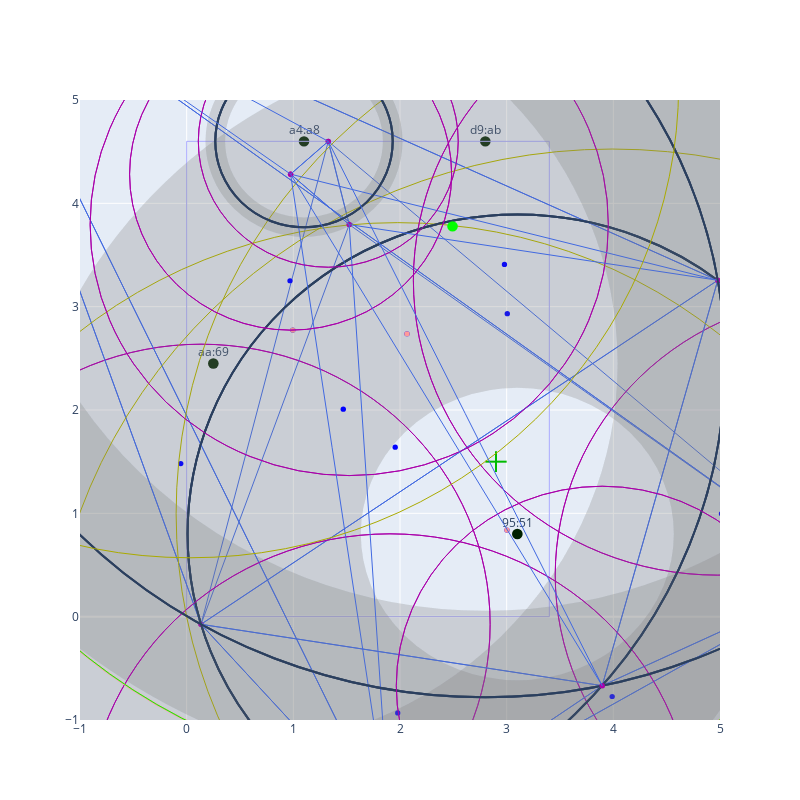

This figure's notebook cell:
### Code cell
%run trilateration_sandbox

### Figure 1 — Plotly figure (JSON) as saved in the notebook; plotly's stock layout.template omitted (floating-point values rounded to 4 significant figures)
{"data": [{"mode": "text", "text": ["aa:69", "a4:a8", "d9:ab", "95:51"], "type": "scatter", "x": [0.25, 1.1, 2.8, 3.1], "y": [2.55, 4.7, 4.7, 0.9]}], "layout": {"height": 800, "shapes": [{"fillcolor": "#002200", "line": {"width": 0}, "type": "circle", "x0": 0.2, "x1": 0.3, "xref": "x", "y0": 2.4, "y1": 2.5, "yref": "y"}, {"fillcolor": "#002200", "line": {"width": 0}, "type": "circle", "x0": 1.05, "x1": 1.15, "xref": "x", "y0": 4.55, "y1": 4.65, "yref": "y"}, {"fillcolor": "#002200", "line": {"width": 0}, "type": "circle", "x0": 2.75, "x1": 2.85, "xref": "x", "y0": 4.55, "y1": 4.65, "yref": "y"}, {"fillcolor": "#002200", "line": {"width": 0}, "type": "circle", "x0": 3.05, "x1": 3.15, "xref": "x", "y0": 0.75, "y1": 0.85, "yref": "y"}, {"line": {"color": "#AAAAFF", "width": 1}, "type": "rect", "x0": 0, "x1": 3.4, "xref": "x", "y0": 0, "y1": 4.6, "yref": "y"}, {"line": {"color": "#00BB00", "width": 2}, "type": "line", "x0": 2.8, "x1": 3, "y0": 1.5, "y1": 1.5}, {"line": {"color": "#00BB00", "width": 2}, "type": "line", "x0": 2.9, "x1": 2.9, "y0": 1.4, "y1": 1.6}, {"line": {"color": "rgba(127, 127, 127, 0.1)", "width": 19.54}, "type": "circle", "x0": 0.2682, "x1": 1.932, "xref": "x", "y0": 3.768, "y1": 5.432, "yref": "y"}, {"line": {"width": 2}, "type": "circle", "x0": 0.2682, "x1": 1.932, "xref": "x", "y0": 3.768, "y1": 5.432, "yref": "y"}, {"line": {"color": "rgba(127, 127, 127, 0.1)", "width": 173.0}, "type": "circle", "x0": -2.581, "x1": 8.181, "xref": "x", "y0": -0.7806, "y1": 9.981, "yref": "y"}, {"line": {"width": 2}, "type": "circle", "x0": -2.581, "x1": 8.181, "xref": "x", "y0": -0.7806, "y1": 9.981, "yref": "y"}, {"line": {"color": "rgba(127, 127, 127, 0.1)", "width": 346.5}, "type": "circle", "x0": 0.008339, "x1": 6.192, "xref": "x", "y0": -2.292, "y1": 3.892, "yref": "y"}, {"line": {"width": 2}, "type": "circle", "x0": 0.008339, "x1": 6.192, "xref": "x", "y0": -2.292, "y1": 3.892, "yref": "y"}, {"fillcolor": "#AA00AA", "line": {"width": 0}, "type": "circle", "x0": 1.303, "x1": 1.353, "xref": "x", "y0": 4.575, "y1": 4.625, "yref": "y"}, {"line": {"color": "#AA00AA", "width": 1}, "type": "circle", "x0": 0.1092, "x1": 2.546, "xref": "x", "y0": 3.382, "y1": 5.818, "yref": "y"}, {"fillcolor": "#AA00AA", "line": {"width": 0}, "type": "circle", "x0": 6.141, "x1": 6.191, "xref": "x", "y0": 0.3773, "y1": 0.4273, "yref": "y"}, {"line": {"color": "#AA00AA", "width": 1}, "type": "circle", "x0": 3.455, "x1": 8.877, "xref": "x", "y0": -2.308, "y1": 3.113, "yref": "y"}, {"fillcolor": "#AA00AA", "line": {"width": 0}, "type": "circle", "x0": 0.1094, "x1": 0.1594, "xref": "x", "y0": -0.09891, "y1": -0.04891, "yref": "y"}, {"line": {"color": "#AA00AA", "width": 1}, "type": "circle", "x0": -2.576, "x1": 2.845, "xref": "x", "y0": -2.785, "y1": 2.637, "yref": "y"}, {"fillcolor": "#AA00AA", "line": {"width": 0}, "type": "circle", "x0": 1.499, "x1": 1.549, "xref": "x", "y0": 3.769, "y1": 3.819, "yref": "y"}, {"line": {"color": "#AA00AA", "width": 1}, "type": "circle", "x0": -0.9052, "x1": 3.953, "xref": "x", "y0": 1.365, "y1": 6.224, "yref": "y"}, {"line": {"color": "RoyalBlue", "width": 1}, "type": "line", "x0": 1.328, "x1": 6.166, "y0": 4.6, "y1": 0.4023}, {"line": {"color": "RoyalBlue", "width": 1}, "type": "line", "x0": 6.166, "x1": 1.524, "y0": 0.4023, "y1": 3.794}, {"line": {"color": "RoyalBlue", "width": 1}, "type": "line", "x0": 1.524, "x1": 1.328, "y0": 3.794, "y1": 4.6}, {"line": {"color": "#AAAA00", "width": 1}, "type": "circle", "x0": -3.753, "x1": 9.765, "xref": "x", "y0": -3.827, "y1": 9.691, "yref": "y"}, {"fillcolor": "#0000FF", "line": {"width": 0}, "type": "circle", "x0": 2.981, "x1": 3.031, "xref": "x", "y0": 2.907, "y1": 2.957, "yref": "y"}, {"line": {"color": "RoyalBlue", "width": 1}, "type": "line", "x0": 1.328, "x1": 0.1344, "y0": 4.6, "y1": -0.07391}, {"line": {"color": "RoyalBlue", "width": 1}, "type": "line", "x0": 0.1344, "x1": 1.524, "y0": -0.07391, "y1": 3.794}, {"line": {"color": "RoyalBlue", "width": 1}, "type": "line", "x0": 1.524, "x1": 1.328, "y0": 3.794, "y1": 4.6}, {"line": {"color": "#AAAA00", "width": 1}, "type": "circle", "x0": -4.69, "x1": 6.681, "xref": "x", "y0": -2.912, "y1": 8.459, "yref": "y"}, {"fillcolor": "#0000FF", "line": {"width": 0}, "type": "circle", "x0": 0.9703, "x1": 1.02, "xref": "x", "y0": 2.748, "y1": 2.798, "yref": "y"}, {"line": {"color": "#FF9999", "width": 2}, "type": "circle", "x0": -4.69, "x1": 6.681, "xref": "x", "y0": -2.912, "y1": 8.459, "yref": "y"}, {"fillcolor": "#FF9999", "line": {"width": 0}, "type": "circle", "x0": 0.9703, "x1": 1.02, "xref": "x", "y0": 2.748, "y1": 2.798, "yref": "y"}, {"line": {"color": "rgba(127, 127, 127, 0.1)", "width": 214.8}, "type": "circle", "x0": -4.547, "x1": 5.047, "xref": "x", "y0": -2.347, "y1": 7.247, "yref": "y"}, {"line": {"width": 2}, "type": "circle", "x0": -4.547, "x1": 5.047, "xref": "x", "y0": -2.347, "y1": 7.247, "yref": "y"}, {"line": {"color": "rgba(127, 127, 127, 0.1)", "width": 173.0}, "type": "circle", "x0": -2.581, "x1": 8.181, "xref": "x", "y0": -0.7806, "y1": 9.981, "yref": "y"}, {"line": {"width": 2}, "type": "circle", "x0": -2.581, "x1": 8.181, "xref": "x", "y0": -0.7806, "y1": 9.981, "yref": "y"}, {"line": {"color": "rgba(127, 127, 127, 0.1)", "width": 346.5}, "type": "circle", "x0": 0.008339, "x1": 6.192, "xref": "x", "y0": -2.292, "y1": 3.892, "yref": "y"}, {"line": {"width": 2}, "type": "circle", "x0": 0.008339, "x1": 6.192, "xref": "x", "y0": -2.292, "y1": 3.892, "yref": "y"}, {"fillcolor": "#AA00AA", "line": {"width": 0}, "type": "circle", "x0": -2.232, "x1": -2.182, "xref": "x", "y0": 6.545, "y1": 6.595, "yref": "y"}, {"line": {"color": "#AA00AA", "width": 1}, "type": "circle", "x0": -4.137, "x1": -0.2768, "xref": "x", "y0": 4.64, "y1": 8.5, "yref": "y"}, {"fillcolor": "#AA00AA", "line": {"width": 0}, "type": "circle", "x0": 3.87, "x1": 3.92, "xref": "x", "y0": -0.6929, "y1": -0.6429, "yref": "y"}, {"line": {"color": "#AA00AA", "width": 1}, "type": "circle", "x0": 1.965, "x1": 5.826, "xref": "x", "y0": -2.598, "y1": 1.262, "yref": "y"}, {"fillcolor": "#AA00AA", "line": {"width": 0}, "type": "circle", "x0": 6.141, "x1": 6.191, "xref": "x", "y0": 0.3773, "y1": 0.4273, "yref": "y"}, {"line": {"color": "#AA00AA", "width": 1}, "type": "circle", "x0": 3.455, "x1": 8.877, "xref": "x", "y0": -2.308, "y1": 3.113, "yref": "y"}, {"fillcolor": "#AA00AA", "line": {"width": 0}, "type": "circle", "x0": 0.1094, "x1": 0.1594, "xref": "x", "y0": -0.09891, "y1": -0.04891, "yref": "y"}, {"line": {"color": "#AA00AA", "width": 1}, "type": "circle", "x0": -2.576, "x1": 2.845, "xref": "x", "y0": -2.785, "y1": 2.637, "yref": "y"}, {"fillcolor": "#AA00AA", "line": {"width": 0}, "type": "circle", "x0": 4.954, "x1": 5.004, "xref": "x", "y0": 3.23, "y1": 3.28, "yref": "y"}, {"line": {"color": "#AA00AA", "width": 1}, "type": "circle", "x0": 2.125, "x1": 7.832, "xref": "x", "y0": 0.4018, "y1": 6.109, "yref": "y"}, {"fillcolor": "#AA00AA", "line": {"width": 0}, "type": "circle", "x0": 1.881, "x1": 1.931, "xref": "x", "y0": -2.077, "y1": -2.027, "yref": "y"}, {"line": {"color": "#AA00AA", "width": 1}, "type": "circle", "x0": -0.9472, "x1": 4.76, "xref": "x", "y0": -4.905, "y1": 0.8015, "yref": "y"}, {"line": {"color": "RoyalBlue", "width": 1}, "type": "line", "x0": -2.207, "x1": 6.166, "y0": 6.57, "y1": 0.4023}, {"line": {"color": "RoyalBlue", "width": 1}, "type": "line", "x0": 6.166, "x1": 4.979, "y0": 0.4023, "y1": 3.255}, {"line": {"color": "RoyalBlue", "width": 1}, "type": "line", "x0": 4.979, "x1": -2.207, "y0": 3.255, "y1": 6.57}, {"line": {"color": "#AAAA00", "width": 1}, "type": "circle", "x0": -5.025, "x1": 10.98, "xref": "x", "y0": -4.595, "y1": 11.41, "yref": "y"}, {"fillcolor": "#0000FF", "line": {"width": 0}, "type": "circle", "x0": 2.954, "x1": 3.004, "xref": "x", "y0": 3.384, "y1": 3.434, "yref": "y"}, {"line": {"color": "RoyalBlue", "width": 1}, "type": "line", "x0": -2.207, "x1": 6.166, "y0": 6.57, "y1": 0.4023}, {"line": {"color": "RoyalBlue", "width": 1}, "type": "line", "x0": 6.166, "x1": 1.906, "y0": 0.4023, "y1": -2.052}, {"line": {"color": "RoyalBlue", "width": 1}, "type": "line", "x0": 1.906, "x1": -2.207, "y0": -2.052, "y1": 6.57}, {"line": {"color": "#AAAA00", "width": 1}, "type": "circle", "x0": -6.427, "x1": 10.34, "xref": "x", "y0": -6.742, "y1": 10.02, "yref": "y"}, {"fillcolor": "#0000FF", "line": {"width": 0}, "type": "circle", "x0": 1.93, "x1": 1.98, "xref": "x", "y0": 1.615, "y1": 1.665, "yref": "y"}, {"line": {"color": "RoyalBlue", "width": 1}, "type": "line", "x0": -2.207, "x1": 0.1344, "y0": 6.57, "y1": -0.07391}, {"line": {"color": "RoyalBlue", "width": 1}, "type": "line", "x0": 0.1344, "x1": 4.979, "y0": -0.07391, "y1": 3.255}, {"line": {"color": "RoyalBlue", "width": 1}, "type": "line", "x0": 4.979, "x1": -2.207, "y0": 3.255, "y1": 6.57}, {"line": {"color": "#AAAA00", "width": 1}, "type": "circle", "x0": -5.895, "x1": 7.832, "xref": "x", "y0": -3.613, "y1": 10.11, "yref": "y"}, {"fillcolor": "#0000FF", "line": {"width": 0}, "type": "circle", "x0": 0.9438, "x1": 0.9938, "xref": "x", "y0": 3.225, "y1": 3.275, "yref": "y"}, {"line": {"color": "RoyalBlue", "width": 1}, "type": "line", "x0": -2.207, "x1": 0.1344, "y0": 6.57, "y1": -0.07391}, {"line": {"color": "RoyalBlue", "width": 1}, "type": "line", "x0": 0.1344, "x1": 1.906, "y0": -0.07391, "y1": -2.052}, {"line": {"color": "RoyalBlue", "width": 1}, "type": "line", "x0": 1.906, "x1": -2.207, "y0": -2.052, "y1": 6.57}, {"line": {"color": "#AAAA00", "width": 1}, "type": "circle", "x0": -7.51, "x1": 7.4, "xref": "x", "y0": -5.974, "y1": 8.936, "yref": "y"}, {"fillcolor": "#0000FF", "line": {"width": 0}, "type": "circle", "x0": -0.08042, "x1": -0.03042, "xref": "x", "y0": 1.456, "y1": 1.506, "yref": "y"}, {"line": {"color": "RoyalBlue", "width": 1}, "type": "line", "x0": 3.895, "x1": 6.166, "y0": -0.6679, "y1": 0.4023}, {"line": {"color": "RoyalBlue", "width": 1}, "type": "line", "x0": 6.166, "x1": 4.979, "y0": 0.4023, "y1": 3.255}, {"line": {"color": "RoyalBlue", "width": 1}, "type": "line", "x0": 4.979, "x1": 3.895, "y0": 3.255, "y1": -0.6679}, {"line": {"color": "#AAAA00", "width": 1}, "type": "circle", "x0": -0.09899, "x1": 10.13, "xref": "x", "y0": -4.116, "y1": 6.109, "yref": "y"}, {"fillcolor": "#0000FF", "line": {"width": 0}, "type": "circle", "x0": 4.988, "x1": 5.038, "xref": "x", "y0": 0.9715, "y1": 1.022, "yref": "y"}, {"line": {"color": "RoyalBlue", "width": 1}, "type": "line", "x0": 3.895, "x1": 6.166, "y0": -0.6679, "y1": 0.4023}, {"line": {"color": "RoyalBlue", "width": 1}, "type": "line", "x0": 6.166, "x1": 1.906, "y0": 0.4023, "y1": -2.052}, {"line": {"color": "RoyalBlue", "width": 1}, "type": "line", "x0": 1.906, "x1": 3.895, "y0": -2.052, "y1": -0.6679}, {"line": {"color": "#AAAA00", "width": 1}, "type": "circle", "x0": -1.309, "x1": 9.287, "xref": "x", "y0": -6.07, "y1": 4.525, "yref": "y"}, {"fillcolor": "#0000FF", "line": {"width": 0}, "type": "circle", "x0": 3.964, "x1": 4.014, "xref": "x", "y0": -0.7975, "y1": -0.7475, "yref": "y"}, {"line": {"color": "RoyalBlue", "width": 1}, "type": "line", "x0": 3.895, "x1": 0.1344, "y0": -0.6679, "y1": -0.07391}, {"line": {"color": "RoyalBlue", "width": 1}, "type": "line", "x0": 0.1344, "x1": 4.979, "y0": -0.07391, "y1": 3.255}, {"line": {"color": "RoyalBlue", "width": 1}, "type": "line", "x0": 4.979, "x1": 3.895, "y0": 3.255, "y1": -0.6679}, {"line": {"color": "#AAAA00", "width": 1}, "type": "circle", "x0": -2.973, "x1": 8.979, "xref": "x", "y0": -5.138, "y1": 6.814, "yref": "y"}, {"fillcolor": "#0000FF", "line": {"width": 0}, "type": "circle", "x0": 2.978, "x1": 3.028, "xref": "x", "y0": 0.8128, "y1": 0.8628, "yref": "y"}, {"line": {"color": "RoyalBlue", "width": 1}, "type": "line", "x0": 3.895, "x1": 0.1344, "y0": -0.6679, "y1": -0.07391}, {"line": {"color": "RoyalBlue", "width": 1}, "type": "line", "x0": 0.1344, "x1": 1.906, "y0": -0.07391, "y1": -2.052}, {"line": {"color": "RoyalBlue", "width": 1}, "type": "line", "x0": 1.906, "x1": 3.895, "y0": -2.052, "y1": -0.6679}, {"line": {"color": "#AAAA00", "width": 1}, "type": "circle", "x0": -2.766, "x1": 6.723, "xref": "x", "y0": -5.676, "y1": 3.813, "yref": "y"}, {"fillcolor": "#0000FF", "line": {"width": 0}, "type": "circle", "x0": 1.954, "x1": 2.004, "xref": "x", "y0": -0.9562, "y1": -0.9062, "yref": "y"}, {"line": {"color": "#FF9999", "width": 2}, "type": "circle", "x0": -2.973, "x1": 8.979, "xref": "x", "y0": -5.138, "y1": 6.814, "yref": "y"}, {"fillcolor": "#FF9999", "line": {"width": 0}, "type": "circle", "x0": 2.978, "x1": 3.028, "xref": "x", "y0": 0.8128, "y1": 0.8628, "yref": "y"}, {"line": {"color": "rgba(127, 127, 127, 0.1)", "width": 214.8}, "type": "circle", "x0": -4.547, "x1": 5.047, "xref": "x", "y0": -2.347, "y1": 7.247, "yref": "y"}, {"line": {"width": 2}, "type": "circle", "x0": -4.547, "x1": 5.047, "xref": "x", "y0": -2.347, "y1": 7.247, "yref": "y"}, {"line": {"color": "rgba(127, 127, 127, 0.1)", "width": 19.54}, "type": "circle", "x0": 0.2682, "x1": 1.932, "xref": "x", "y0": 3.768, "y1": 5.432, "yref": "y"}, {"line": {"width": 2}, "type": "circle", "x0": 0.2682, "x1": 1.932, "xref": "x", "y0": 3.768, "y1": 5.432, "yref": "y"}, {"line": {"color": "rgba(127, 127, 127, 0.1)", "width": 346.5}, "type": "circle", "x0": 0.008339, "x1": 6.192, "xref": "x", "y0": -2.292, "y1": 3.892, "yref": "y"}, {"line": {"width": 2}, "type": "circle", "x0": 0.008339, "x1": 6.192, "xref": "x", "y0": -2.292, "y1": 3.892, "yref": "y"}, {"fillcolor": "#AA00AA", "line": {"width": 0}, "type": "circle", "x0": 0.9494, "x1": 0.9994, "xref": "x", "y0": 4.257, "y1": 4.307, "yref": "y"}, {"line": {"color": "#AA00AA", "width": 1}, "type": "circle", "x0": -0.5352, "x1": 2.484, "xref": "x", "y0": 2.773, "y1": 5.792, "yref": "y"}, {"fillcolor": "#AA00AA", "line": {"width": 0}, "type": "circle", "x0": 1.499, "x1": 1.549, "xref": "x", "y0": 3.769, "y1": 3.819, "yref": "y"}, {"line": {"color": "#AA00AA", "width": 1}, "type": "circle", "x0": -0.9052, "x1": 3.953, "xref": "x", "y0": 1.365, "y1": 6.224, "yref": "y"}, {"fillcolor": "#AA00AA", "line": {"width": 0}, "type": "circle", "x0": 4.954, "x1": 5.004, "xref": "x", "y0": 3.23, "y1": 3.28, "yref": "y"}, {"line": {"color": "#AA00AA", "width": 1}, "type": "circle", "x0": 2.125, "x1": 7.832, "xref": "x", "y0": 0.4018, "y1": 6.109, "yref": "y"}, {"fillcolor": "#AA00AA", "line": {"width": 0}, "type": "circle", "x0": 1.881, "x1": 1.931, "xref": "x", "y0": -2.077, "y1": -2.027, "yref": "y"}, {"line": {"color": "#AA00AA", "width": 1}, "type": "circle", "x0": -0.9472, "x1": 4.76, "xref": "x", "y0": -4.905, "y1": 0.8015, "yref": "y"}, {"line": {"color": "RoyalBlue", "width": 1}, "type": "line", "x0": 0.9744, "x1": 1.524, "y0": 4.282, "y1": 3.794}, {"line": {"color": "RoyalBlue", "width": 1}, "type": "line", "x0": 1.524, "x1": 4.979, "y0": 3.794, "y1": 3.255}, {"line": {"color": "RoyalBlue", "width": 1}, "type": "line", "x0": 4.979, "x1": 0.9744, "y0": 3.255, "y1": 4.282}, {"line": {"color": "#AAAA00", "width": 1}, "type": "circle", "x0": -2.902, "x1": 7.887, "xref": "x", "y0": -1.617, "y1": 9.171, "yref": "y"}, {"fillcolor": "#0000FF", "line": {"width": 0}, "type": "circle", "x0": 2.467, "x1": 2.517, "xref": "x", "y0": 3.752, "y1": 3.802, "yref": "y"}, {"line": {"color": "RoyalBlue", "width": 1}, "type": "line", "x0": 0.9744, "x1": 1.524, "y0": 4.282, "y1": 3.794}, {"line": {"color": "RoyalBlue", "width": 1}, "type": "line", "x0": 1.524, "x1": 1.906, "y0": 3.794, "y1": -2.052}, {"line": {"color": "RoyalBlue", "width": 1}, "type": "line", "x0": 1.906, "x1": 0.9744, "y0": -2.052, "y1": 4.282}, {"line": {"color": "#AAAA00", "width": 1}, "type": "circle", "x0": -5.469, "x1": 8.405, "xref": "x", "y0": -4.929, "y1": 8.945, "yref": "y"}, {"fillcolor": "#0000FF", "line": {"width": 0}, "type": "circle", "x0": 1.443, "x1": 1.493, "xref": "x", "y0": 1.983, "y1": 2.033, "yref": "y"}, {"line": {"color": "#FF9999", "width": 2}, "type": "circle", "x0": -2.902, "x1": 7.887, "xref": "x", "y0": -1.617, "y1": 9.171, "yref": "y"}, {"fillcolor": "#FF9999", "line": {"width": 0}, "type": "circle", "x0": 2.467, "x1": 2.517, "xref": "x", "y0": 3.752, "y1": 3.802, "yref": "y"}, {"line": {"color": "rgba(127, 127, 127, 0.1)", "width": 214.8}, "type": "circle", "x0": -4.547, "x1": 5.047, "xref": "x", "y0": -2.347, "y1": 7.247, "yref": "y"}, {"line": {"width": 2}, "type": "circle", "x0": -4.547, "x1": 5.047, "xref": "x", "y0": -2.347, "y1": 7.247, "yref": "y"}, {"line": {"color": "rgba(127, 127, 127, 0.1)", "width": 19.54}, "type": "circle", "x0": 0.2682, "x1": 1.932, "xref": "x", "y0": 3.768, "y1": 5.432, "yref": "y"}, {"line": {"width": 2}, "type": "circle", "x0": 0.2682, "x1": 1.932, "xref": "x", "y0": 3.768, "y1": 5.432, "yref": "y"}, {"line": {"color": "rgba(127, 127, 127, 0.1)", "width": 173.0}, "type": "circle", "x0": -2.581, "x1": 8.181, "xref": "x", "y0": -0.7806, "y1": 9.981, "yref": "y"}, {"line": {"width": 2}, "type": "circle", "x0": -2.581, "x1": 8.181, "xref": "x", "y0": -0.7806, "y1": 9.981, "yref": "y"}, {"fillcolor": "#AA00AA", "line": {"width": 0}, "type": "circle", "x0": 0.9494, "x1": 0.9994, "xref": "x", "y0": 4.257, "y1": 4.307, "yref": "y"}, {"line": {"color": "#AA00AA", "width": 1}, "type": "circle", "x0": -0.5352, "x1": 2.484, "xref": "x", "y0": 2.773, "y1": 5.792, "yref": "y"}, {"fillcolor": "#AA00AA", "line": {"width": 0}, "type": "circle", "x0": 1.303, "x1": 1.353, "xref": "x", "y0": 4.575, "y1": 4.625, "yref": "y"}, {"line": {"color": "#AA00AA", "width": 1}, "type": "circle", "x0": 0.1092, "x1": 2.546, "xref": "x", "y0": 3.382, "y1": 5.818, "yref": "y"}, {"fillcolor": "#AA00AA", "line": {"width": 0}, "type": "circle", "x0": -2.232, "x1": -2.182, "xref": "x", "y0": 6.545, "y1": 6.595, "yref": "y"}, {"line": {"color": "#AA00AA", "width": 1}, "type": "circle", "x0": -4.137, "x1": -0.2768, "xref": "x", "y0": 4.64, "y1": 8.5, "yref": "y"}, {"fillcolor": "#AA00AA", "line": {"width": 0}, "type": "circle", "x0": 3.87, "x1": 3.92, "xref": "x", "y0": -0.6929, "y1": -0.6429, "yref": "y"}, {"line": {"color": "#AA00AA", "width": 1}, "type": "circle", "x0": 1.965, "x1": 5.826, "xref": "x", "y0": -2.598, "y1": 1.262, "yref": "y"}, {"line": {"color": "RoyalBlue", "width": 1}, "type": "line", "x0": 0.9744, "x1": 1.328, "y0": 4.282, "y1": 4.6}, {"line": {"color": "RoyalBlue", "width": 1}, "type": "line", "x0": 1.328, "x1": -2.207, "y0": 4.6, "y1": 6.57}, {"line": {"color": "RoyalBlue", "width": 1}, "type": "line", "x0": -2.207, "x1": 0.9744, "y0": 6.57, "y1": 4.282}, {"line": {"color": "#AAAA00", "width": 1}, "type": "circle", "x0": -4.549, "x1": 4.613, "xref": "x", "y0": 0.5699, "y1": 9.732, "yref": "y"}, {"fillcolor": "#0000FF", "line": {"width": 0}, "type": "circle", "x0": 0.006667, "x1": 0.05667, "xref": "x", "y0": 5.126, "y1": 5.176, "yref": "y"}, {"line": {"color": "RoyalBlue", "width": 1}, "type": "line", "x0": 0.9744, "x1": 1.328, "y0": 4.282, "y1": 4.6}, {"line": {"color": "RoyalBlue", "width": 1}, "type": "line", "x0": 1.328, "x1": 3.895, "y0": 4.6, "y1": -0.6679}, {"line": {"color": "RoyalBlue", "width": 1}, "type": "line", "x0": 3.895, "x1": 0.9744, "y0": -0.6679, "y1": 4.282}, {"line": {"color": "#AAAA00", "width": 1}, "type": "circle", "x0": -3.731, "x1": 7.862, "xref": "x", "y0": -3.058, "y1": 8.535, "yref": "y"}, {"fillcolor": "#0000FF", "line": {"width": 0}, "type": "circle", "x0": 2.041, "x1": 2.091, "xref": "x", "y0": 2.713, "y1": 2.763, "yref": "y"}, {"line": {"color": "#FF9999", "width": 2}, "type": "circle", "x0": -3.731, "x1": 7.862, "xref": "x", "y0": -3.058, "y1": 8.535, "yref": "y"}, {"fillcolor": "#FF9999", "line": {"width": 0}, "type": "circle", "x0": 2.041, "x1": 2.091, "xref": "x", "y0": 2.713, "y1": 2.763, "yref": "y"}, {"line": {"color": "#00FF00", "width": 1}, "type": "circle", "x0": -2.902, "x1": 7.887, "xref": "x", "y0": -1.617, "y1": 9.171, "yref": "y"}, {"fillcolor": "#00FF00", "line": {"width": 0}, "type": "circle", "x0": 2.442, "x1": 2.542, "xref": "x", "y0": 3.727, "y1": 3.827, "yref": "y"}], "width": 800, "xaxis": {"range": [-1, 5], "zeroline": false}, "yaxis": {"range": [-1, 5]}}}
